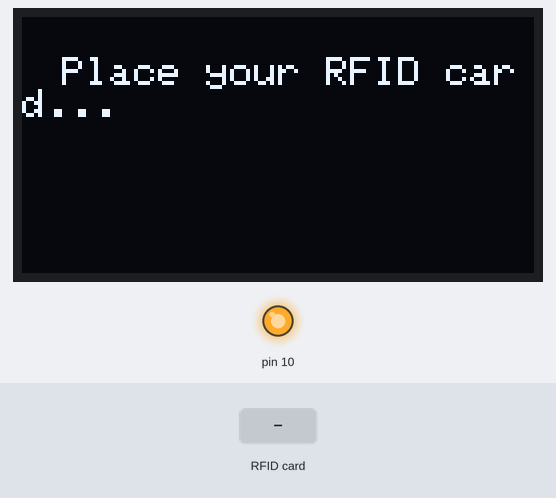
The sketch below on a simulated Arduino Uno, built with avr-gcc and run on an emulated ATmega328P. Parts: 128×64 one-colour display, output pins drawn as LEDs (lit = HIGH). Inputs (shaded band) come from the test bench. What the sketch prints to the serial monitor is not drawn.

Above: at 1.3 s.
1.4 s: RFID card 53 6F F8 F5 held to the reader
At 2.5 s:
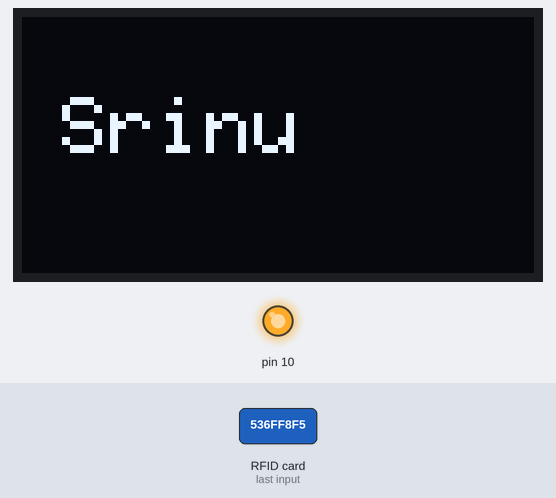
2.9 s: RFID card 7C C6 48 7C held to the reader
At 4.0 s:
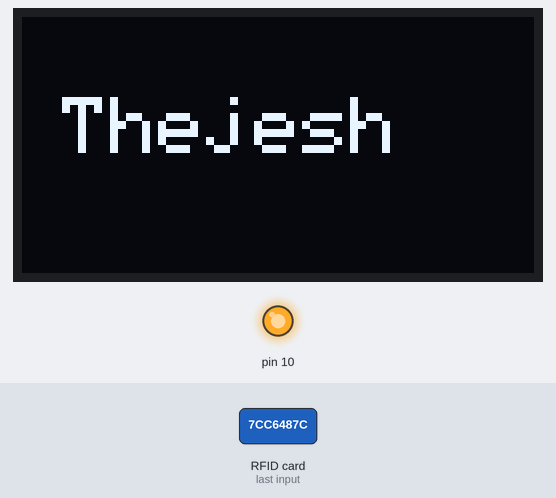
4.4 s: RFID card 5E 7A 19 C4 held to the reader
At 5.7 s:
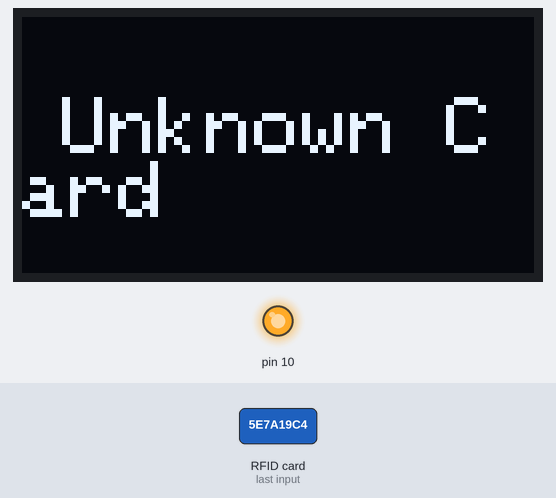
Timing chart, 0 to 7.4 s (numbered marks = the images above; inputs shaded):
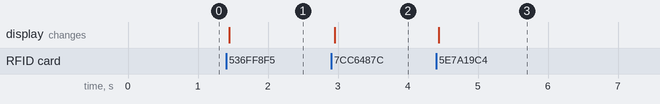

Measured:
- after the input at 1.4 s, the display: changes at once (image 1)
- after the input at 2.9 s, the display: changes after 0.05 s (image 2)
- after the input at 4.4 s, the display: changes at once (image 3)

The sketch:

Attendance.ino
```cpp
#include <SPI.h>
#include <Wire.h>
#include <Adafruit_GFX.h>
#include <Adafruit_SSD1306.h>
#include <MFRC522.h>

// RFID Module
#define SS_PIN 5
#define RST_PIN 4
MFRC522 rfid(SS_PIN, RST_PIN);

// OLED Display
#define SCREEN_WIDTH 128
#define SCREEN_HEIGHT 64
#define OLED_RESET    -1
#define SCREEN_ADDRESS 0x3C  // Default I2C address for SSD1306
Adafruit_SSD1306 display(SCREEN_WIDTH, SCREEN_HEIGHT, &Wire, OLED_RESET);

// Known card UIDs
byte card1_UID[] = {0x53, 0x6F, 0xF8, 0xF5};
byte card2_UID[] = {0x7C, 0xC6, 0x48, 0x7C};

// Corresponding names
const char *name1 = "Srinu";
const char *name2 = "Thejesh";

void setup() {
    Serial.begin(115200);
    SPI.begin();
    rfid.PCD_Init();

    // Initialize OLED display
    if (!display.begin(SSD1306_SWITCHCAPVCC, SCREEN_ADDRESS)) {
        Serial.println(F("SSD1306 allocation failed"));
        for (;;);
    }
    display.clearDisplay();
    display.setTextSize(1);
    display.setTextColor(SSD1306_WHITE);
    display.setCursor(10, 10);
    display.println("Place your RFID card...");
    display.display();

    Serial.println("Place your RFID card...");
}

void loop() {
    if (!rfid.PICC_IsNewCardPresent() || !rfid.PICC_ReadCardSerial()) {
        return;
    }

    Serial.print("Tag UID: ");
    for (byte i = 0; i < rfid.uid.size; i++) {
        Serial.print(rfid.uid.uidByte[i], HEX);
        Serial.print(" ");
    }

    const char *recognizedName = NULL;
    if (compareUID(rfid.uid.uidByte, rfid.uid.size, card1_UID, sizeof(card1_UID))) {
        recognizedName = name1;
    } else if (compareUID(rfid.uid.uidByte, rfid.uid.size, card2_UID, sizeof(card2_UID))) {
        recognizedName = name2;
    }

    if (recognizedName) {
        Serial.print(" - Recognized: ");
        Serial.println(recognizedName);
        showOLEDMessage(recognizedName);
    } else {
        Serial.println(" - Unknown Card");
        showOLEDMessage("Unknown Card");
    }

    rfid.PICC_HaltA();
}

// Function to compare UIDs
bool compareUID(byte scannedUID[], byte scannedSize, byte storedUID[], byte storedSize) {
    if (scannedSize != storedSize) return false;
    for (byte i = 0; i < scannedSize; i++) {
        if (scannedUID[i] != storedUID[i]) {
            return false;
        }
    }
    return true;
}

// Function to display message on OLED
void showOLEDMessage(const char *message) {
    display.clearDisplay();
    display.setTextSize(2);
    display.setCursor(10, 20);
    display.println(message);
    display.display();
}
```
